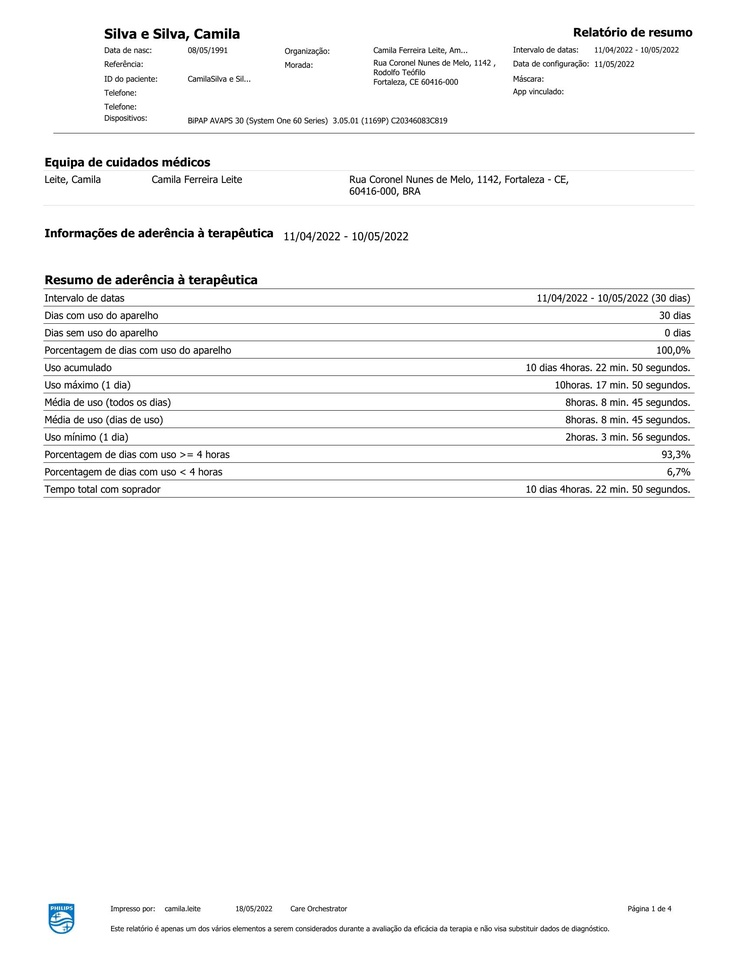
#> input picture relatorio2/relatorio2.jpg, 738 x 956 px, shrunk from 1700 x 2200 before the run
$ python OCR3.py
#> lines starting #> are read from the running program, lines starting #| are printed output that depends on the picture; after the words box and inside, x2 and y2 are one past the last pixel; in counts of white or black regions, pixels touching at a corner belong together
import cv2
import pytesseract
from pytesseract import Output

img = cv2.imread("relatorio2/relatorio2.jpg")
#> img is the input picture: shape (956, 738, 3); mean B, G, R 247.8, 247.8, 247.7
pytesseract.pytesseract.tesseract_cmd = r"C:\Program Files\Tesseract-OCR\tesseract.exe"

# from pdf2image import convert_from_path

# images = convert_from_path(
#     "bipap2.pdf", poppler_path=r"C:\Users\mateu\Downloads\poppler-24.02.0\Library\bin"
# )
# images[0].save("relatorio2.jpg", "JPEG")

# 0    Orientation and script detection (OSD) only.
# 1    Automatic page segmentation with OSD.
# 2    Automatic page segmentation, but no OSD, or OCR.
# 3    Fully automatic page segmentation, but no OSD. (Default)
# 4    Assume a single column of text of variable sizes.
# 5    Assume a single uniform block of vertically aligned text.
# 6    Assume a single uniform block of text.
# 7    Treat the image as a single text line.
# 8    Treat the image as a single word.
# 9    Treat the image as a single word in a circle.
# 10    Treat the image as a single character.
# 11    Sparse text. Find as much text as possible in no particular order.
# 12    Sparse text with OSD.
# 13    Raw line. Treat the image as a single text line, bypassing hacks that are Tesseract-specific.

myconfig = r"--psm 3 --oem 3"

invertedImg = cv2.bitwise_not(img)
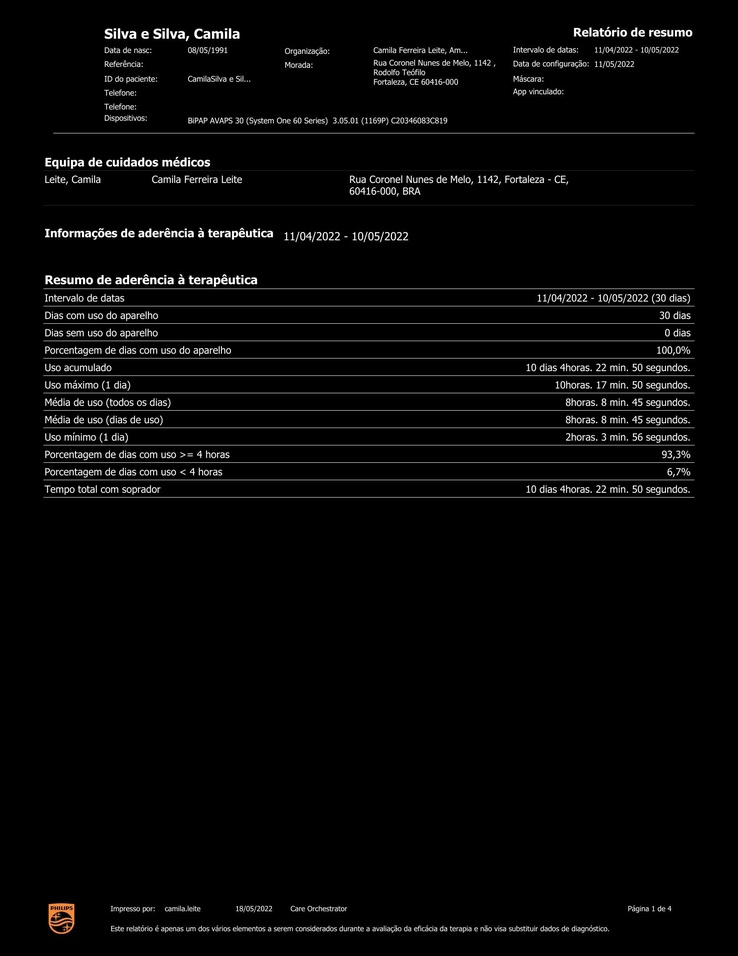
#> invertedImg: shape (956, 738, 3); mean B, G, R 7.2, 7.2, 7.3
cv2.imwrite("relatorio2/imagem_invertida.jpg", invertedImg)


def grayscale(image):
    return cv2.cvtColor(image, cv2.COLOR_BGR2GRAY)


grayImg = grayscale(img)
cv2.imwrite("relatorio2/grayImagem.jpg", grayImg)

thresh, im_bw = cv2.threshold(grayImg, 220, 255, cv2.THRESH_BINARY)
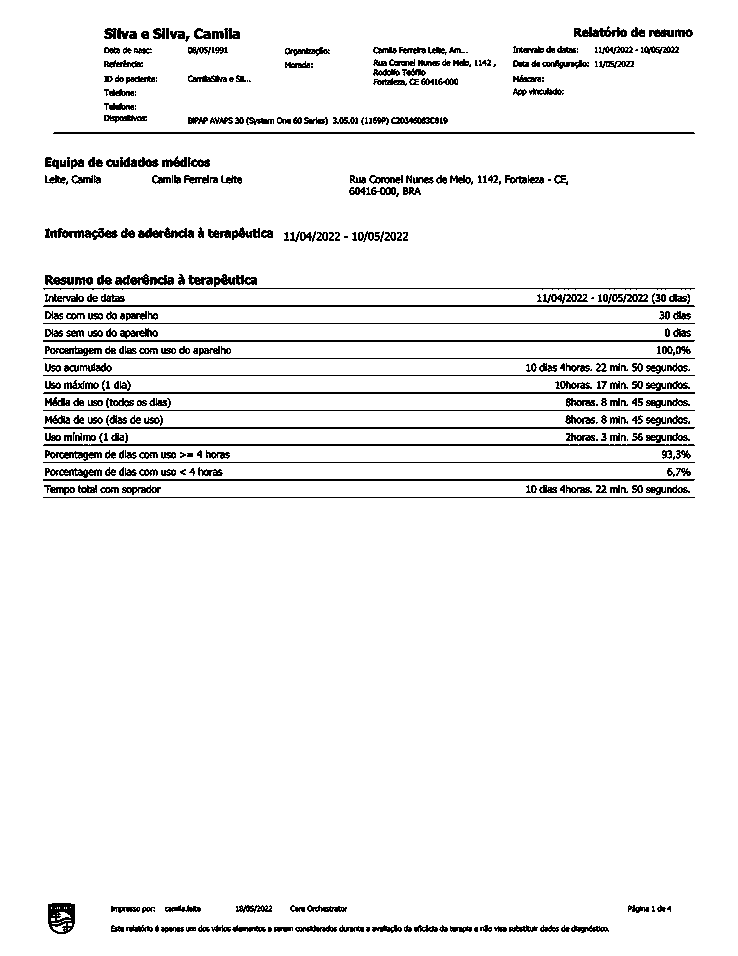
#> im_bw: shape (956, 738); 94.1% white; black in thin lines or dots, all inside (x1, y1, x2, y2) = (43, 26, 695, 934)
cv2.imwrite("relatorio2/bw_img.jpg", im_bw)


def noise_removal(image):
    import numpy as np

    kernel = np.ones((2, 2), np.uint8)
    image = cv2.dilate(image, kernel, iterations=1)
#> image: shape (956, 738); 97.7% white; black in thin lines or dots, all inside (x1, y1, x2, y2) = (44, 28, 695, 934)
    kernel = np.ones((2, 2), np.uint8)
    image = cv2.erode(image, kernel, iterations=1)
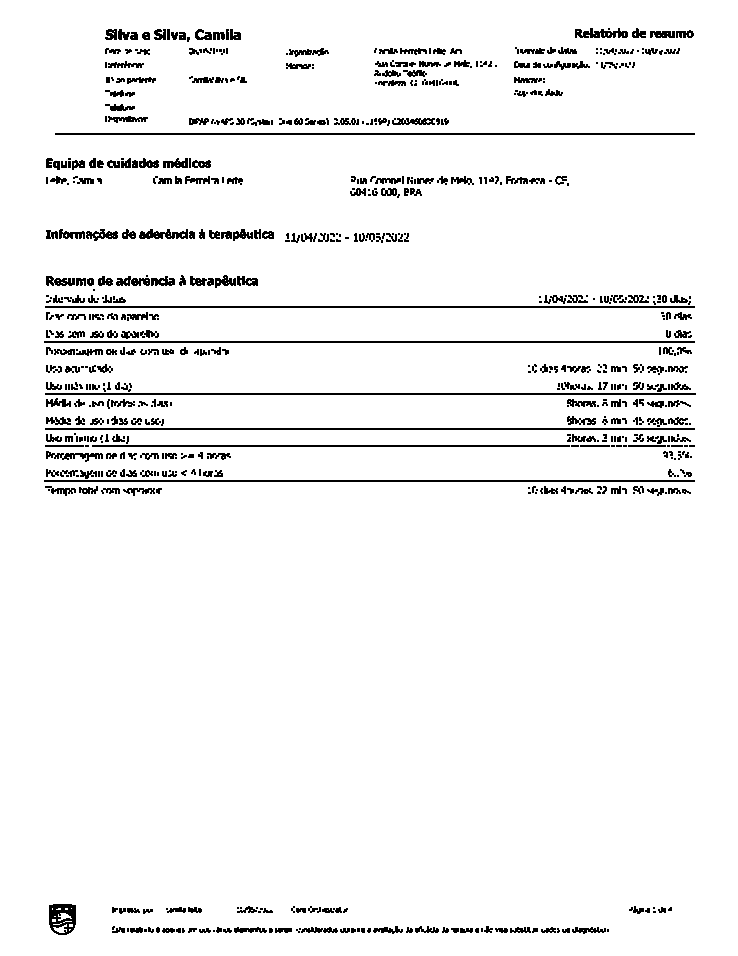
#> image: shape (956, 738); 95.3% white; black in thin lines or dots, all inside (x1, y1, x2, y2) = (44, 28, 696, 935)
    image = cv2.morphologyEx(image, cv2.MORPH_CLOSE, kernel)
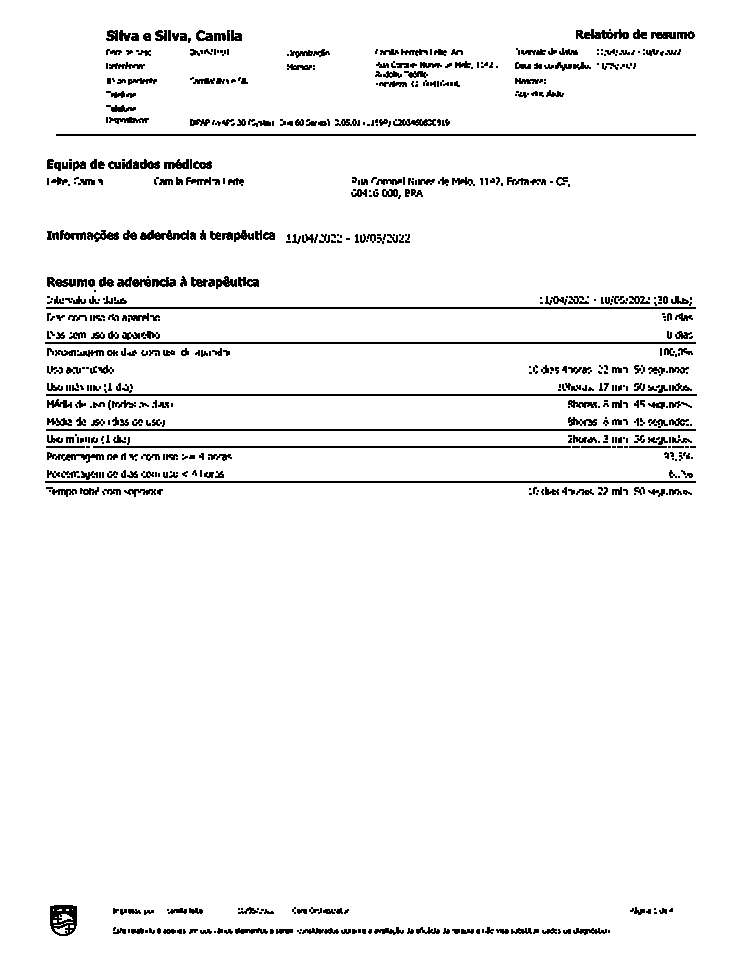
#> image: shape (956, 738); 95.3% white; black in thin lines or dots, all inside (x1, y1, x2, y2) = (45, 29, 697, 936)
    # image = cv2.medianBlur(image, 1)
    return image


no_noise = noise_removal(im_bw)
cv2.imwrite("relatorio2/no_noise.jpg", no_noise)


def thin_font(image):
    import numpy as np

    image = cv2.bitwise_not(image)
    kernel = np.ones((2, 2), np.uint8)
    image = cv2.erode(image, kernel, iterations=1)
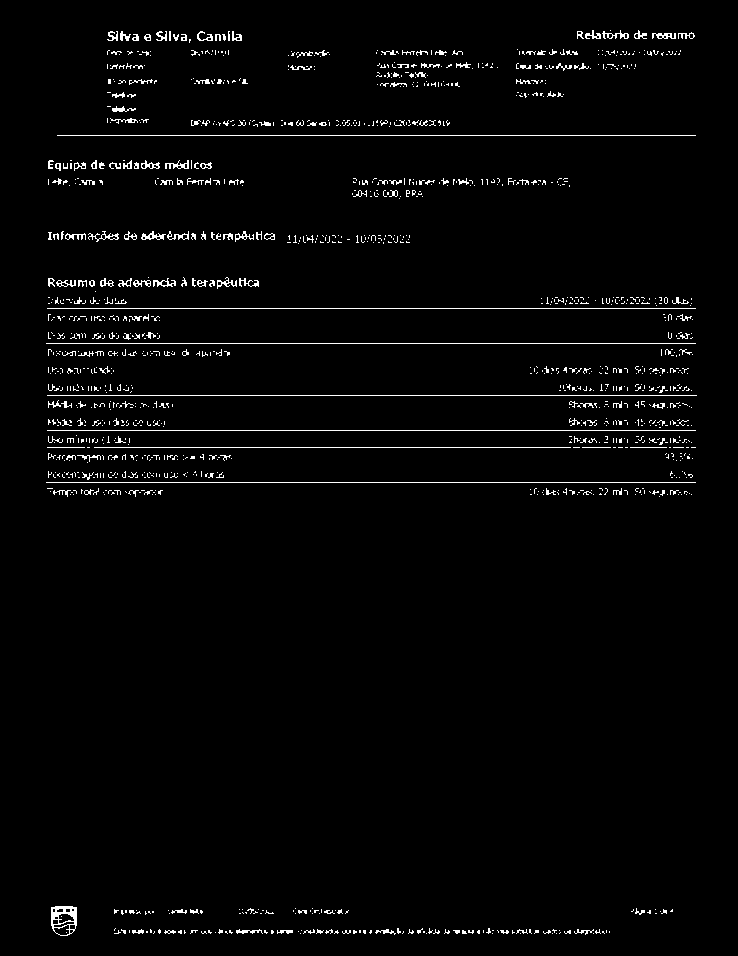
#> image: shape (956, 738); 2.3% white in thin lines or dots, all inside (x1, y1, x2, y2) = (46, 30, 697, 936)
    image = cv2.bitwise_not(image)
    return image


def thick_font(image):
    import numpy as np

    image = cv2.bitwise_not(image)
    kernel = np.ones((2, 2), np.uint8)
    image = cv2.dilate(image, kernel, iterations=1)
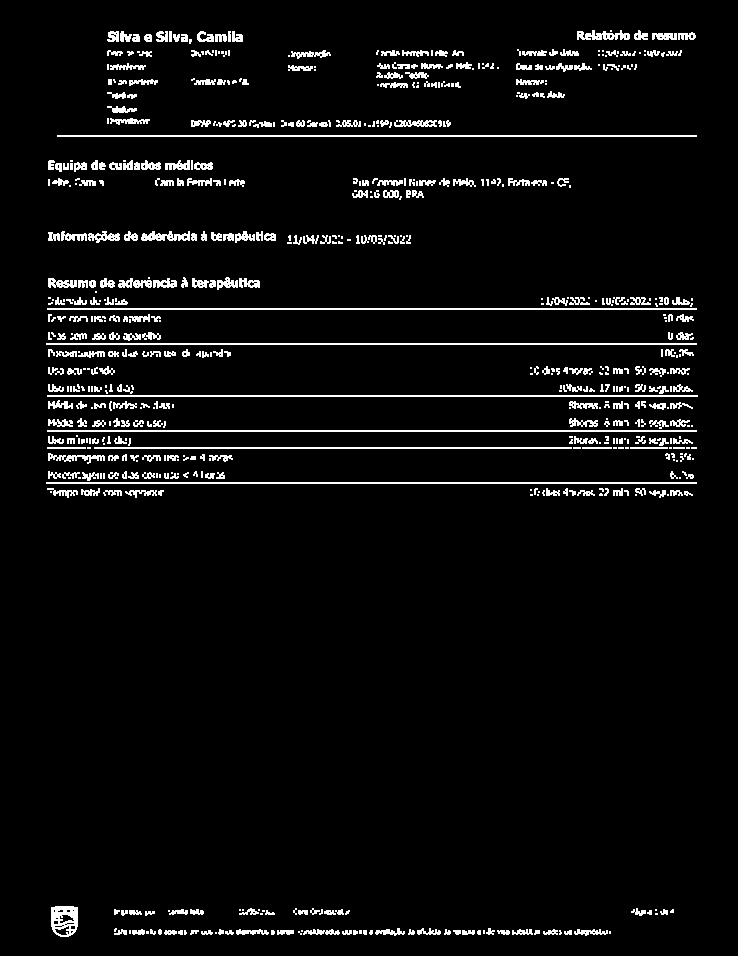
#> image: shape (956, 738); 4.7% white in thin lines or dots, all inside (x1, y1, x2, y2) = (46, 30, 698, 937)
    image = cv2.bitwise_not(image)
    return image


eroded_image = thin_font(no_noise)
cv2.imwrite("relatorio2/eroded.jpg", eroded_image)

dilated_image = thick_font(eroded_image)
cv2.imwrite("relatorio2/dilated.jpg", dilated_image)

img = dilated_image
#> (the run stopped early here; a loop or call above may not have finished)
